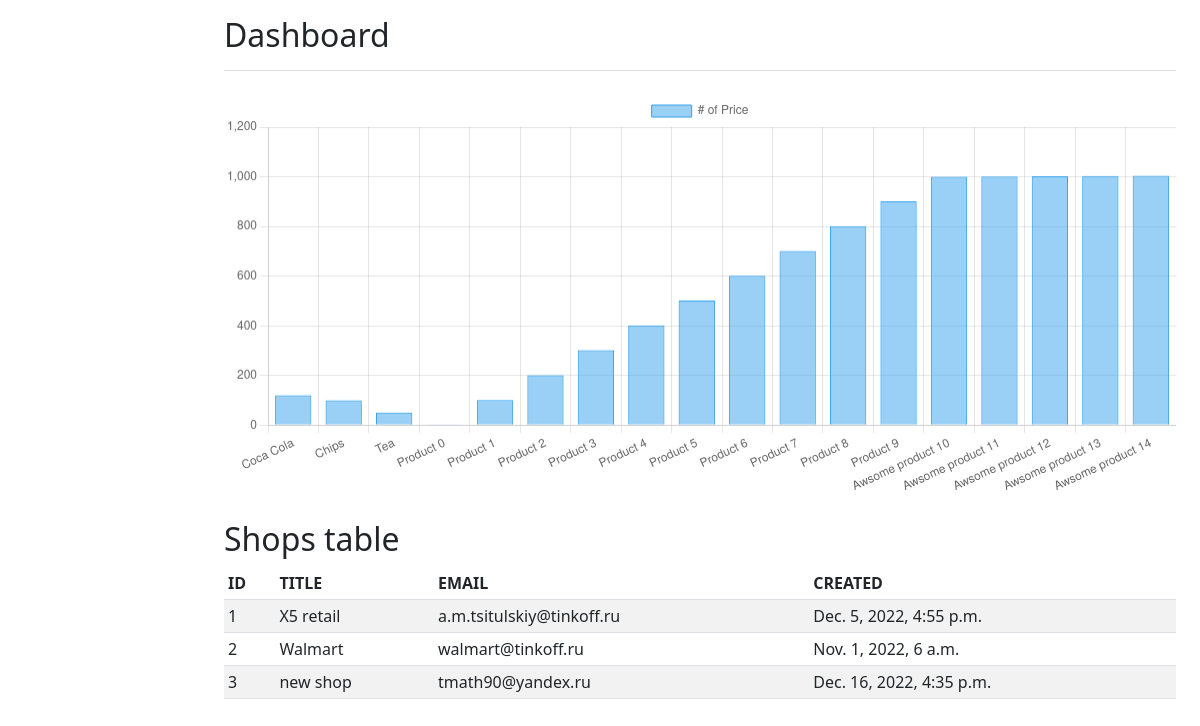
Screenshot of /polls/shop/ with the database file from the repository.
### polls/models.py (models this page shows, shortened)
class Shop(models.Model):
    title = models.CharField(max_length=200)
    email = models.EmailField()
    created_date = models.DateTimeField('created_at')

### polls/views.py (the view)
# urls.py: path('shop/', views.shop_list, name='shop_list'),
def shop_list(request):
    products = Product.objects.all()
    context = {
        "shop_list": Shop.objects.all(),
        "product": {
            "title_x": [p.title for p in products],
            "price_y": [p.price for p in products]
        }
    }
    return render(request, 'shop/shops.html', context)

### polls/templates/shop/shops.html (shortened to what this page needs)
<!DOCTYPE html>
<html lang="en">
  <head>
    <link href="https://cdn.jsdelivr.net/npm/bootstrap@5.2.3/dist/css/bootstrap.min.css" rel="stylesheet">
  </head>
<body>
<main class="col-md-9 ms-sm-auto col-lg-10 px-md-4"><div class="chartjs-size-monitor"><div class="chartjs-size-monitor-expand"><div class=""></div></div><div class="chartjs-size-monitor-shrink"><div class=""></div></div></div>
      <div class="d-flex justify-content-between flex-wrap flex-md-nowrap align-items-center pt-3 pb-2 mb-3 border-bottom">
        <h1 class="h2">Dashboard</h1>
      </div>
      <canvas class="my-4 w-100 chartjs-render-monitor" id="myChart" width="1430" height="602" style="display: block; height: 301px; width: 715px;"></canvas>
      <h2>Shops table</h2>
      <div class="table-responsive">
        <table class="table table-striped table-sm">
          <thead>
            <tr>
              <th scope="col">ID</th>
              <th scope="col">TITLE</th>
              <th scope="col">EMAIL</th>
              <th scope="col">CREATED</th>
            </tr>
          </thead>
          <tbody>
          {% for shop in shop_list %}
            <tr>
              <td>{{ shop.id }}</td>
              <td>{{ shop.title }}</td>
              <td>{{ shop.email }}</td>
              <td>{{ shop.created_date }}</td>
            </tr>
          {% endfor %}
          </tbody>
        </table>
      </div>
    </main>
<script>
  const ctx = document.getElementById('myChart');
  new Chart(ctx, {
    type: 'bar',
    data: {
      labels: {{ product.title_x|safe }},
      datasets: [{
        label: '# of Price',
        data: {{ product.price_y }},
        borderWidth: 1
      }]
    },
    options: {
      scales: {
        y: {
          beginAtZero: true
        }
      }
    }
  });
</script>
</body>
</html>

### rows the page displays
Shop: id "1", title "X5 retail", email "a.m.tsitulskiy@tinkoff.ru", created_date "Dec. 5, 2022, 4:55 p.m."
Shop: id "2", title "Walmart", email "walmart@tinkoff.ru", created_date "Nov. 1, 2022, 6 a.m."
Shop: id "3", title "new shop", email "tmath90@yandex.ru", created_date "Dec. 16, 2022, 4:35 p.m."

### other values shown
chart data {{ product.price_y }} [120, 100, 50, 1, 101, 201, 301, 401, 501, 601, 701, 801, 901, 1000, 1001, 1002, 1003, 1004]
